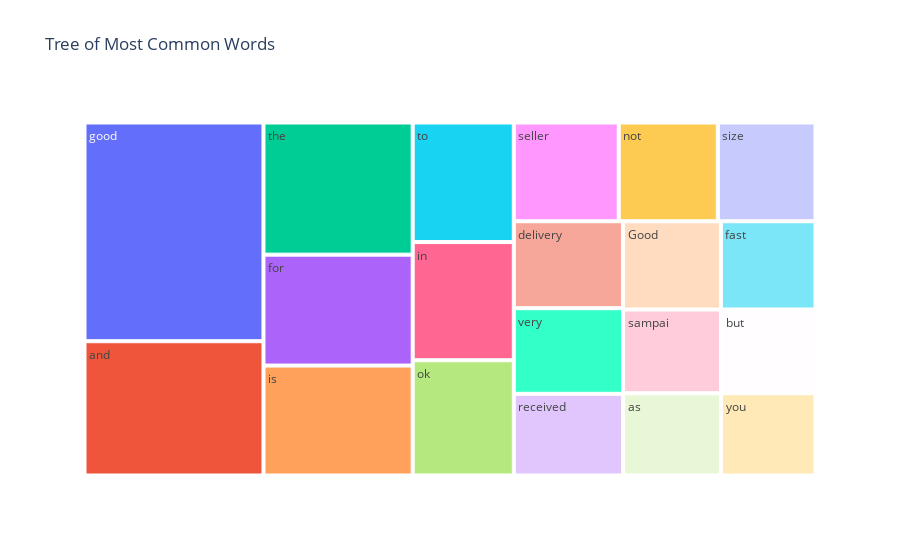

The cell this chart's notebook holds for it:
### Code cell
fig = px.treemap(temp, path=['Common_words'], values='count',title='Tree of Most Common Words')
fig.show()

### Figure 1 — Plotly figure (JSON) as saved in the notebook; plotly's stock layout.template omitted (floating-point values rounded to 4 significant figures)
{"data": [{"branchvalues": "total", "domain": {"x": [0, 1], "y": [0, 1]}, "hovertemplate": "labels=%{label}<br>count=%{value}<br>parent=%{parent}<br>id=%{id}<extra></extra>", "ids": ["Good", "and", "as", "but", "delivery", "fast", "for", "good", "in", "is", "not", "ok", "received", "sampai", "seller", "size", "the", "to", "very", "you"], "labels": ["Good", "and", "as", "but", "delivery", "fast", "for", "good", "in", "is", "not", "ok", "received", "sampai", "seller", "size", "the", "to", "very", "you"], "name": "", "parents": ["", "", "", "", "", "", "", "", "", "", "", "", "", "", "", "", "", "", "", ""], "type": "treemap", "values": [60, 167, 56, 55, 66, 58, 115, 272, 83, 114, 68, 81, 62, 57, 72, 67, 137, 84, 65, 54]}], "layout": {"legend": {"tracegroupgap": 0}, "title": {"text": "Tree of Most Common Words"}}}
